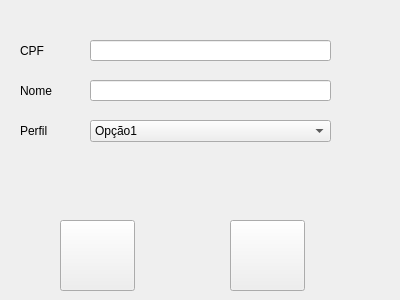
<?xml version="1.0" encoding="UTF-8"?>
<ui version="4.0">
 <class>Form</class>
 <widget class="QWidget" name="Form">
  <property name="geometry">
   <rect>
    <x>0</x>
    <y>0</y>
    <width>400</width>
    <height>300</height>
   </rect>
  </property>
  <property name="windowTitle">
   <string>Form</string>
  </property>
  <widget class="QLabel" name="label">
   <property name="geometry">
    <rect>
     <x>20</x>
     <y>80</y>
     <width>61</width>
     <height>21</height>
    </rect>
   </property>
   <property name="styleSheet">
    <string notr="true">font: 13pt &quot;MS Shell Dlg 2&quot;;</string>
   </property>
   <property name="text">
    <string>Nome</string>
   </property>
  </widget>
  <widget class="QLineEdit" name="form_nome">
   <property name="geometry">
    <rect>
     <x>90</x>
     <y>80</y>
     <width>241</width>
     <height>21</height>
    </rect>
   </property>
  </widget>
  <widget class="QPushButton" name="botao_cancelar">
   <property name="geometry">
    <rect>
     <x>60</x>
     <y>220</y>
     <width>75</width>
     <height>71</height>
    </rect>
   </property>
   <property name="styleSheet">
    <string notr="true">image: url(:/botao_cancelar/cancelar.png)</string>
   </property>
   <property name="text">
    <string/>
   </property>
  </widget>
  <widget class="QPushButton" name="botao_cadastrar">
   <property name="geometry">
    <rect>
     <x>230</x>
     <y>220</y>
     <width>75</width>
     <height>71</height>
    </rect>
   </property>
   <property name="styleSheet">
    <string notr="true">image: url(:/botao_cadastrar/cadastrar.png)</string>
   </property>
   <property name="text">
    <string/>
   </property>
  </widget>
  <widget class="QLabel" name="label_2">
   <property name="geometry">
    <rect>
     <x>20</x>
     <y>120</y>
     <width>61</width>
     <height>21</height>
    </rect>
   </property>
   <property name="styleSheet">
    <string notr="true">font: 11pt &quot;MS Shell Dlg 2&quot;;</string>
   </property>
   <property name="text">
    <string>Perfil</string>
   </property>
  </widget>
  <widget class="QComboBox" name="box_sistema">
   <property name="geometry">
    <rect>
     <x>90</x>
     <y>120</y>
     <width>241</width>
     <height>22</height>
    </rect>
   </property>
   <item>
    <property name="text">
     <string>Opção1</string>
    </property>
   </item>
   <item>
    <property name="text">
     <string>Opção2</string>
    </property>
   </item>
  </widget>
  <widget class="QLabel" name="label_4">
   <property name="geometry">
    <rect>
     <x>20</x>
     <y>40</y>
     <width>41</width>
     <height>21</height>
    </rect>
   </property>
   <property name="styleSheet">
    <string notr="true">font: 13pt &quot;MS Shell Dlg 2&quot;;</string>
   </property>
   <property name="text">
    <string>CPF</string>
   </property>
  </widget>
  <widget class="QLineEdit" name="form_codigo">
   <property name="geometry">
    <rect>
     <x>90</x>
     <y>40</y>
     <width>241</width>
     <height>21</height>
    </rect>
   </property>
  </widget>
 </widget>
 <resources>
  <include location="botao_cadastrar.qrc"/>
  <include location="botao_cancelar.qrc"/>
 </resources>
 <connections/>
</ui>
